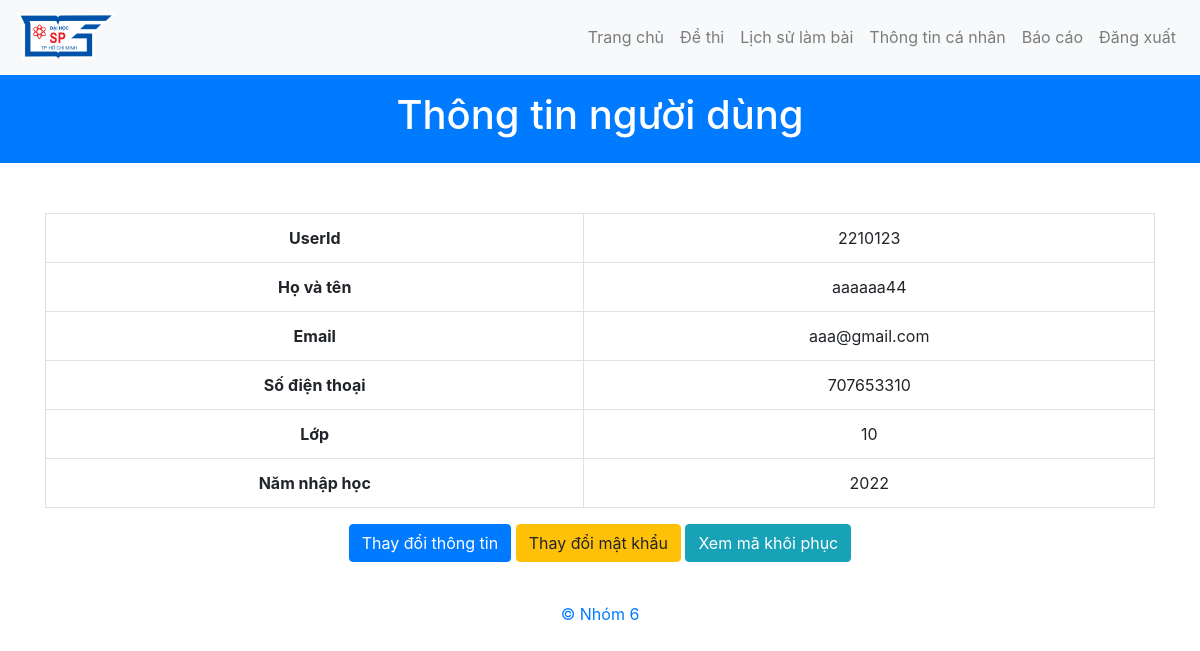
Screenshot of /PageUser/PProfileUser.php?userId=2210123 with the database file from the repository.
### tables this page shows
CREATE TABLE `users` (
  `UserId` varchar(10) NOT NULL,
  `FullName` varchar(100) NOT NULL,
  `Username` varchar(100) NOT NULL,
  `Password` varchar(100) NOT NULL,
  `Email` varchar(100) DEFAULT NULL,
  `Phone` varchar(10) DEFAULT NULL,
  `Role` varchar(100) NOT NULL,
  `Class` int(11) DEFAULT NULL,
  `Year` int(11) DEFAULT NULL,
  `RecoveryCode` varchar(10) DEFAULT NULL
);

### PageUser/PProfileUser.php (the view, shortened to what this page needs)
<?php
include('../conn/conn_database.php');
$userId = $_GET['userId'] ?? null;
$sql_user = "SELECT userId, fullName, email, phone, class, year FROM Users WHERE userId = ?";
$stmt_user = $conn->prepare($sql_user);
$stmt_user->bind_param("s", $userId);
$stmt_user->execute();
$result_user = $stmt_user->get_result();
$user = $result_user->fetch_assoc();
?>
<!DOCTYPE html>
<html lang="en">
<head>
    <link href="https://maxcdn.bootstrapcdn.com/bootstrap/4.5.2/css/bootstrap.min.css" rel="stylesheet">
</head>
<body>
    <?php include '../template/TmenuUser.php'; ?>
    <header class="bg-primary text-white text-center py-3">
        <h1>Thông tin người dùng</h1>
    </header>
    <div class="container">
        <table class="table table-bordered mt-4">
            <tr>
                <th>UserId</th>
                <td><?= htmlspecialchars($user['userId']) ?></td>
            </tr>
            <tr>
                <th>Họ và tên</th>
                <td><?= htmlspecialchars($user['fullName']) ?></td>
            </tr>
            <tr>
                <th>Email</th>
                <td><?= htmlspecialchars($user['email']) ?></td>
            </tr>
            <tr>
                <th>Số điện thoại</th>
                <td><?= htmlspecialchars($user['phone']) ?></td>
            </tr>
            <tr>
                <th>Lớp</th>
                <td><?= htmlspecialchars($user['class']) ?></td>
            </tr>
            <tr>
                <th>Năm nhập học</th>
                <td><?= htmlspecialchars($user['year']) ?></td>
            </tr>
        </table>
        <center>
            <a href="PEditInfo.php?userId=<?= htmlspecialchars($userId) ?>" class="btn btn-primary">Thay đổi thông tin</a>
            <a href="PEditPass.php?userId=<?= htmlspecialchars($userId) ?>" class="btn btn-warning">Thay đổi mật khẩu</a>
            <button type="button" class="btn btn-info" onclick="showRecoveryCode()">Xem mã khôi phục</button>
        </center>
    </div>
</body>
</html>
<?php
include('../template/Tfooter.php');
?>

### PageUser/PProfileUser.php (style rules this page uses)
.container { max-width: 600px; margin-top: 50px; }
tr { text-align: center; }

### rows the page displays
users: UserId "2210123", FullName "aaaaaa44", Email "aaa@gmail.com", Phone "707653310", Class "10", Year "2022"
